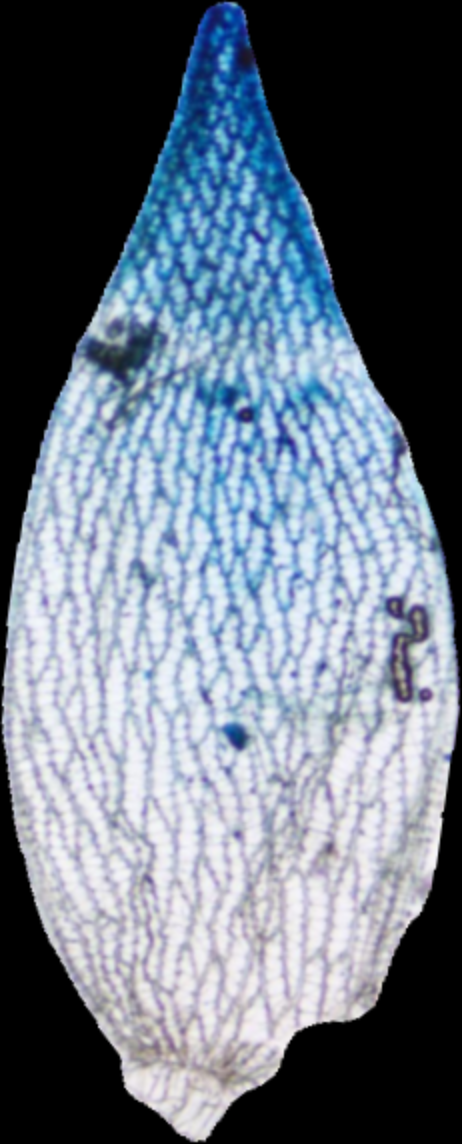
#> input picture figures/121_170_0035_leaf_crop_0002.png, 462 x 1144 px
$ python make_letterbox.py
#> lines starting #> are read from the running program, lines starting #| are printed output that depends on the picture
"""Сгенерировать letterbox-версию leaf_crop для рисунка конвейера классификатора.

Берёт исходный канонический фрагмент, скейлит до 512×max(...) с сохранением
пропорций и кладёт по центру чёрного квадрата 512×512 --- ровно как
classifier/mobilenet.py:_fit_to_square.
"""
from pathlib import Path

import cv2
import numpy as np

SRC = Path(__file__).parent / "121_170_0035_leaf_crop_0002.png"
DST = Path(__file__).parent / "121_170_0035_leaf_crop_0002_letterbox.png"
SIZE = 512

img = cv2.imread(str(SRC), cv2.IMREAD_COLOR)
#> img is the input picture: shape (1144, 462, 3); mean B, G, R 130.5, 116.5, 105.6
h, w = img.shape[:2]
#> h = 1144; w = 462
scale = SIZE / max(h, w)
#> scale = 0.448
new_h, new_w = max(1, round(h * scale)), max(1, round(w * scale))
#> new_h = 512; new_w = 207
resized = cv2.resize(img, (new_w, new_h), interpolation=cv2.INTER_AREA)
out = np.zeros((SIZE, SIZE, 3), dtype=np.uint8)
y0, x0 = (SIZE - new_h) // 2, (SIZE - new_w) // 2
#> y0 = 0; x0 = 152
out[y0:y0 + new_h, x0:x0 + new_w] = resized
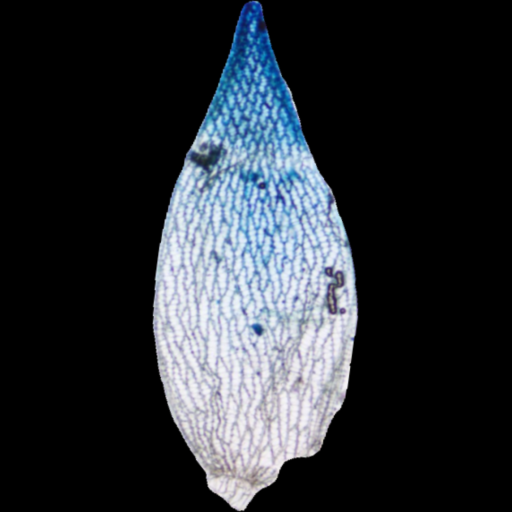
#> out: shape (512, 512, 3); mean B, G, R 52.8, 47.1, 42.7
cv2.imwrite(str(DST), out)
print(f"saved: {DST} ({SIZE}x{SIZE}, scaled leaf {new_w}x{new_h})")
#| saved: figures/121_170_0035_leaf_crop_0002_letterbox.png (512x512, scaled leaf 207x512)
